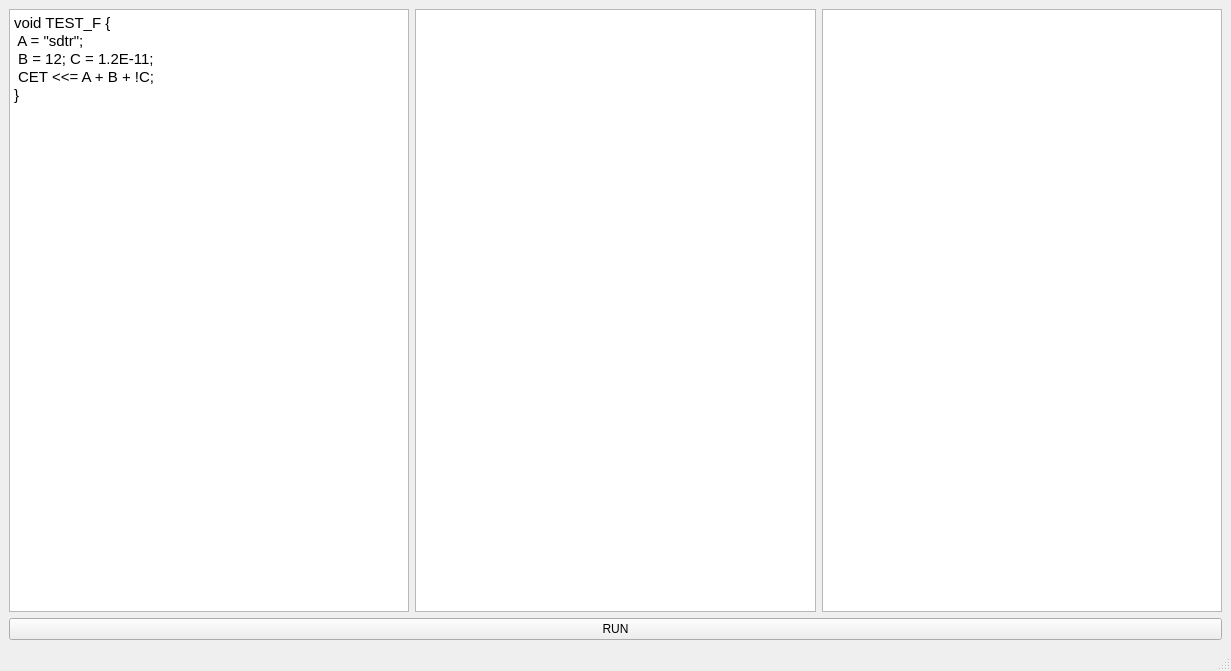
<?xml version="1.0" encoding="UTF-8"?>
<ui version="4.0">
 <class>MainWindow</class>
 <widget class="QMainWindow" name="MainWindow">
  <property name="geometry">
   <rect>
    <x>0</x>
    <y>0</y>
    <width>1231</width>
    <height>671</height>
   </rect>
  </property>
  <property name="windowTitle">
   <string>MainWindow</string>
  </property>
  <widget class="QWidget" name="centralwidget">
   <layout class="QVBoxLayout" name="verticalLayout">
    <item>
     <layout class="QHBoxLayout" name="horizontalLayout">
      <item>
       <widget class="QTextEdit" name="textEdit">
        <property name="html">
         <string>&lt;!DOCTYPE HTML PUBLIC &quot;-//W3C//DTD HTML 4.0//EN&quot; &quot;http://www.w3.org/TR/REC-html40/strict.dtd&quot;&gt;
&lt;html&gt;&lt;head&gt;&lt;meta name=&quot;qrichtext&quot; content=&quot;1&quot; /&gt;&lt;style type=&quot;text/css&quot;&gt;
p, li { white-space: pre-wrap; }
&lt;/style&gt;&lt;/head&gt;&lt;body style=&quot; font-family:'Ubuntu'; font-size:11pt; font-weight:400; font-style:normal;&quot;&gt;
&lt;p style=&quot; margin-top:0px; margin-bottom:0px; margin-left:0px; margin-right:0px; -qt-block-indent:0; text-indent:0px;&quot;&gt;void TEST_F {&lt;/p&gt;
&lt;p style=&quot; margin-top:0px; margin-bottom:0px; margin-left:0px; margin-right:0px; -qt-block-indent:0; text-indent:0px;&quot;&gt; A = &amp;quot;sdtr&amp;quot;;&lt;/p&gt;
&lt;p style=&quot; margin-top:0px; margin-bottom:0px; margin-left:0px; margin-right:0px; -qt-block-indent:0; text-indent:0px;&quot;&gt; B = 12; C = 1.2E-11;&lt;/p&gt;
&lt;p style=&quot; margin-top:0px; margin-bottom:0px; margin-left:0px; margin-right:0px; -qt-block-indent:0; text-indent:0px;&quot;&gt; CET &amp;lt;&amp;lt;= A + B + !C; &lt;/p&gt;
&lt;p style=&quot; margin-top:0px; margin-bottom:0px; margin-left:0px; margin-right:0px; -qt-block-indent:0; text-indent:0px;&quot;&gt;}&lt;/p&gt;&lt;/body&gt;&lt;/html&gt;</string>
        </property>
       </widget>
      </item>
      <item>
       <widget class="QTableWidget" name="tableWidget">
        <attribute name="horizontalHeaderHighlightSections">
         <bool>false</bool>
        </attribute>
       </widget>
      </item>
      <item>
       <widget class="QListWidget" name="listWidget"/>
      </item>
     </layout>
    </item>
    <item>
     <widget class="QPushButton" name="pushButton">
      <property name="text">
       <string>RUN</string>
      </property>
     </widget>
    </item>
   </layout>
  </widget>
  <widget class="QMenuBar" name="menubar">
   <property name="geometry">
    <rect>
     <x>0</x>
     <y>0</y>
     <width>1231</width>
     <height>22</height>
    </rect>
   </property>
  </widget>
  <widget class="QStatusBar" name="statusbar"/>
 </widget>
 <resources/>
 <connections/>
</ui>
